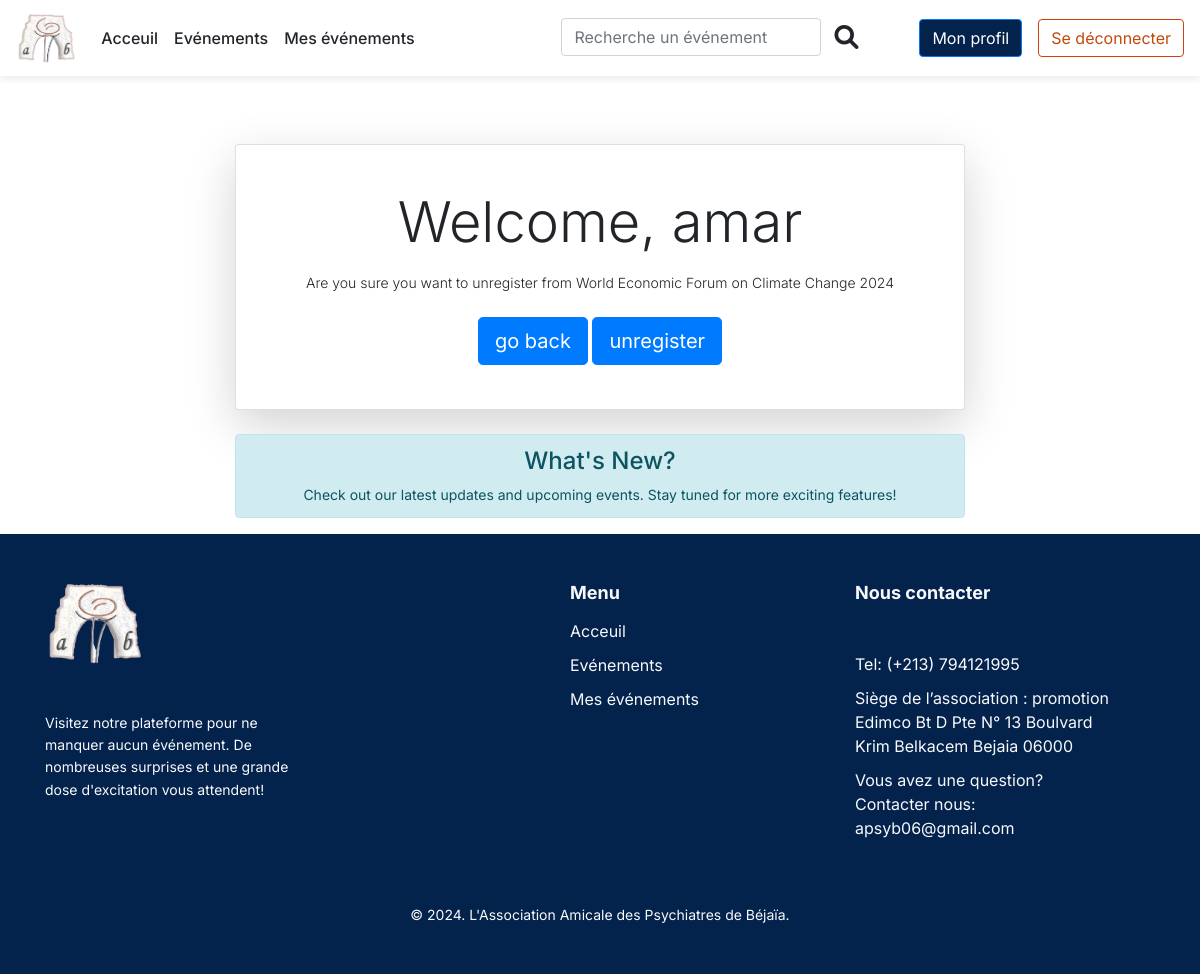
/unregister_event_confirmation/21 (signed in), run on the app's committed database.
### users/models.py (models this page shows, shortened)
class Utilisateur(AbstractBaseUser, PermissionsMixin):
    ROLE_CHOICES = [
        ('admin', 'Admin'),
        ('beneficiaire', 'Bénéficiaire'),
    ]
    email = models.EmailField(unique=True)
    nom = models.CharField(max_length=255)
    prenom = models.CharField(max_length=255)
    age = models.IntegerField()
    telephone = models.CharField(max_length=20)
    password = models.CharField(max_length=200)
    is_staff = models.BooleanField(default=False)
    is_active = models.BooleanField(default=True)
    objects=UtilisateurManager()
    USERNAME_FIELD = 'email'
    REQUIRED_FIELDS = ['nom', 'prenom', 'age', 'telephone']

### main/models.py (models this page shows, shortened)
class Evenement(models.Model):
    nom = models.CharField(max_length=255)
    description = models.TextField()
    lieu = models.CharField(max_length=255)
    details_lieu = models.TextField()
    public_vise = models.TextField()
    nombre_places = models.IntegerField()
    organisateurs = models.CharField(max_length=255)
    objectifs = models.TextField()
    programme = models.TextField(blank=True, null=True)
    date = models.DateField()
    heure = models.TimeField()
    diffusion_directe = models.BooleanField(default = True)
    invitation_image = models.ImageField(upload_to='event_invitations/', blank=True, null=True)
    event_image = models.ImageField(upload_to='event_images/' , blank=True, null=True)
    live = models.URLField(max_length=500, blank=True, null=True)

### users/decorators.py (the view)
        def wrapper_function(request, *args, **kwargs):
            group =  None
            if request.user.groups.exists():
                group = request.user.groups.all()[0].name
                print(f"Group found: {group}")
            else:
                print("No group found for the user.")
            if group in allowed_roles:
                print(f"Group {group} is in allowed roles: {allowed_roles}")
                return view_function(request, *args, **kwargs)
            else:
                print(f"Group {group} is NOT in allowed roles: {allowed_roles}")
            return HttpResponse("You are not allowed to view this page!")

### main/views.py (called while the page is built)
@login_required(login_url="login")
@allowed_users(allowed_roles=['beneficiaire'])
def unregister_event_confirmation(response, id):
    event = Evenement.objects.get(id=id)
    return render(response, "main/events/unregister_event.html", {"event": event})

### main/Templates/main/events/unregister_event.html (shortened to what this page needs)
{% extends 'main/base.html' %}
{% block content %}
<div class="container mt-5">
    <div class="row justify-content-center">
        <div class="col-lg-8 col-md-10 text-center">
            <div class="card shadow-lg p-4 mb-4">
                <div class="card-body">
                    <h1 class="display-4 fw-bold mb-3">Welcome, {{ user.prenom }}</h1>
                    <p class="lead mb-4">Are you sure you want to unregister from {{event.nom}}</p>
                    <a href="{% url 'my_registered_events' %}" class="btn btn-primary btn-lg">go back</a>
                    <a href="{% url 'unregister_event' event.id %}" class="btn btn-primary btn-lg">unregister</a>
                </div>
            </div>
            <div class="alert alert-info mt-4">
                <h4 class="alert-heading">What's New?</h4>
                <p>Check out our latest updates and upcoming events. Stay tuned for more exciting features!</p>
            </div>
        </div>
    </div>
</div>
{% endblock %}

### main/Templates/main/base.html (style rules this page uses)
body { font-family: 'Inter', sans-serif; }

### main/Templates/main/footer.html (style rules this page uses)
.text-center { margin-top: 20px; }
.text-center p { margin-bottom: 0; font-size: 14px; }

### data on the page
Utilisateur: prenom "amar"
Evenement: nom "World Economic Forum on Climate Change 2024"
